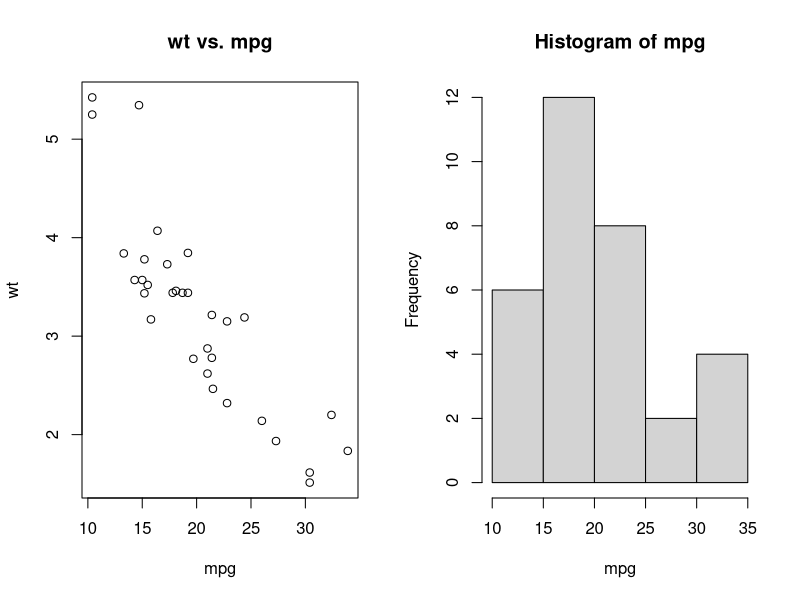
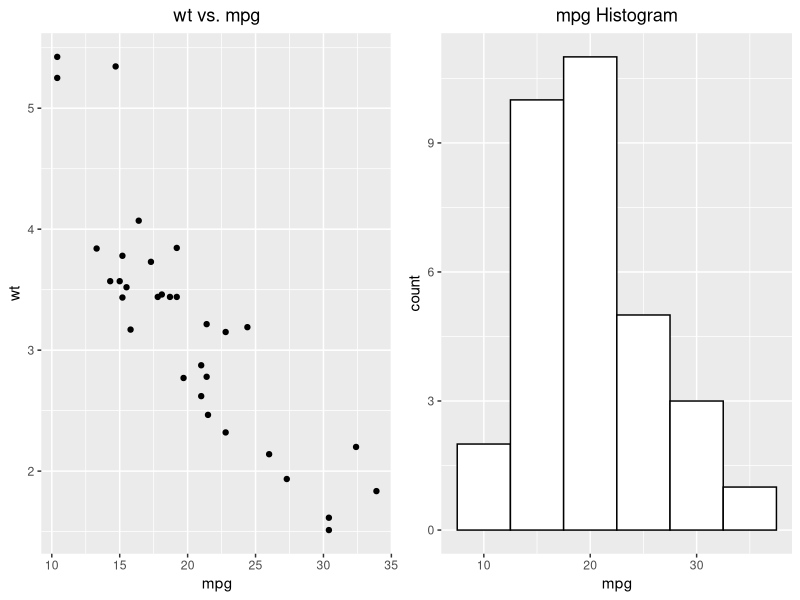

Write the R code that produced these figures, in order.
## ---- chunk 1
attach(mtcars)
par(mfrow = c(1,2))
plot(mpg, wt, main = "wt vs. mpg")
hist(mpg)
## ---- chunk 2
library(ggplot2)
p1  <- ggplot(mtcars, aes(x = mpg, y = wt)) + 
  geom_point() +
  ggtitle("wt vs. mpg") +
  theme(plot.title = element_text(hjust = 0.5))
p2  <- ggplot(mtcars, aes(mpg)) +
  geom_histogram(binwidth = 5, color = 'black', fill = 'white') +
  ggtitle("mpg Histogram") +
  theme(plot.title = element_text(hjust = 0.5))  
library(grid)
library(gridExtra)
grid.arrange(p1, p2, ncol = 2)
